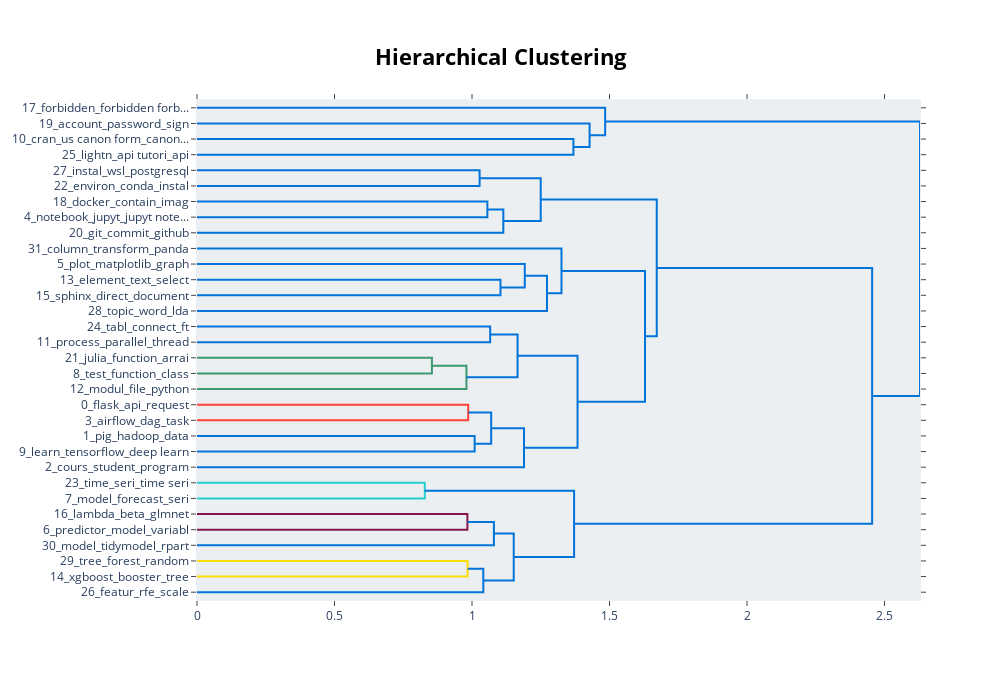

Notebook code for this chart:
### Code cell
content_model.visualize_hierarchy()

### Figure 1 — Plotly figure (JSON) as saved in the notebook; plotly's stock layout.template omitted (floating-point values rounded to 4 significant figures)
{"data": [{"hoverinfo": "text", "marker": {"color": "rgb(0,116,217)"}, "mode": "lines", "type": "scatter", "x": [0, 1.369, 1.369, 0], "xaxis": "x", "y": [-25, -25, -35, -35], "yaxis": "y"}, {"hoverinfo": "text", "marker": {"color": "rgb(0,116,217)"}, "mode": "lines", "type": "scatter", "x": [0, 1.428, 1.428, 1.369], "xaxis": "x", "y": [-15, -15, -30, -30], "yaxis": "y"}, {"hoverinfo": "text", "marker": {"color": "rgb(0,116,217)"}, "mode": "lines", "type": "scatter", "x": [0, 1.484, 1.484, 1.428], "xaxis": "x", "y": [-5, -5, -22.5, -22.5], "yaxis": "y"}, {"hoverinfo": "text", "marker": {"color": "rgb(0,116,217)"}, "mode": "lines", "type": "scatter", "x": [0, 1.028, 1.028, 0], "xaxis": "x", "y": [-45, -45, -55, -55], "yaxis": "y"}, {"hoverinfo": "text", "marker": {"color": "rgb(0,116,217)"}, "mode": "lines", "type": "scatter", "x": [0, 1.056, 1.056, 0], "xaxis": "x", "y": [-65, -65, -75, -75], "yaxis": "y"}, {"hoverinfo": "text", "marker": {"color": "rgb(0,116,217)"}, "mode": "lines", "type": "scatter", "x": [1.056, 1.114, 1.114, 0], "xaxis": "x", "y": [-70, -70, -85, -85], "yaxis": "y"}, {"hoverinfo": "text", "marker": {"color": "rgb(0,116,217)"}, "mode": "lines", "type": "scatter", "x": [1.028, 1.25, 1.25, 1.114], "xaxis": "x", "y": [-50, -50, -77.5, -77.5], "yaxis": "y"}, {"hoverinfo": "text", "marker": {"color": "rgb(0,116,217)"}, "mode": "lines", "type": "scatter", "x": [0, 1.104, 1.104, 0], "xaxis": "x", "y": [-115, -115, -125, -125], "yaxis": "y"}, {"hoverinfo": "text", "marker": {"color": "rgb(0,116,217)"}, "mode": "lines", "type": "scatter", "x": [0, 1.192, 1.192, 1.104], "xaxis": "x", "y": [-105, -105, -120, -120], "yaxis": "y"}, {"hoverinfo": "text", "marker": {"color": "rgb(0,116,217)"}, "mode": "lines", "type": "scatter", "x": [1.192, 1.273, 1.273, 0], "xaxis": "x", "y": [-112.5, -112.5, -135, -135], "yaxis": "y"}, {"hoverinfo": "text", "marker": {"color": "rgb(0,116,217)"}, "mode": "lines", "type": "scatter", "x": [0, 1.325, 1.325, 1.273], "xaxis": "x", "y": [-95, -95, -123.8, -123.8], "yaxis": "y"}, {"hoverinfo": "text", "marker": {"color": "rgb(0,116,217)"}, "mode": "lines", "type": "scatter", "x": [0, 1.066, 1.066, 0], "xaxis": "x", "y": [-145, -145, -155, -155], "yaxis": "y"}, {"hoverinfo": "text", "marker": {"color": "rgb(61,153,112)"}, "mode": "lines", "type": "scatter", "x": [0, 0.8542, 0.8542, 0], "xaxis": "x", "y": [-165, -165, -175, -175], "yaxis": "y"}, {"hoverinfo": "text", "marker": {"color": "rgb(61,153,112)"}, "mode": "lines", "type": "scatter", "x": [0.8542, 0.9797, 0.9797, 0], "xaxis": "x", "y": [-170, -170, -185, -185], "yaxis": "y"}, {"hoverinfo": "text", "marker": {"color": "rgb(0,116,217)"}, "mode": "lines", "type": "scatter", "x": [1.066, 1.166, 1.166, 0.9797], "xaxis": "x", "y": [-150, -150, -177.5, -177.5], "yaxis": "y"}, {"hoverinfo": "text", "marker": {"color": "rgb(255,65,54)"}, "mode": "lines", "type": "scatter", "x": [0, 0.9862, 0.9862, 0], "xaxis": "x", "y": [-195, -195, -205, -205], "yaxis": "y"}, {"hoverinfo": "text", "marker": {"color": "rgb(0,116,217)"}, "mode": "lines", "type": "scatter", "x": [0, 1.01, 1.01, 0], "xaxis": "x", "y": [-215, -215, -225, -225], "yaxis": "y"}, {"hoverinfo": "text", "marker": {"color": "rgb(0,116,217)"}, "mode": "lines", "type": "scatter", "x": [0.9862, 1.07, 1.07, 1.01], "xaxis": "x", "y": [-200, -200, -220, -220], "yaxis": "y"}, {"hoverinfo": "text", "marker": {"color": "rgb(0,116,217)"}, "mode": "lines", "type": "scatter", "x": [1.07, 1.189, 1.189, 0], "xaxis": "x", "y": [-210, -210, -235, -235], "yaxis": "y"}, {"hoverinfo": "text", "marker": {"color": "rgb(0,116,217)"}, "mode": "lines", "type": "scatter", "x": [1.166, 1.384, 1.384, 1.189], "xaxis": "x", "y": [-163.8, -163.8, -222.5, -222.5], "yaxis": "y"}, {"hoverinfo": "text", "marker": {"color": "rgb(0,116,217)"}, "mode": "lines", "type": "scatter", "x": [1.325, 1.629, 1.629, 1.384], "xaxis": "x", "y": [-109.4, -109.4, -193.1, -193.1], "yaxis": "y"}, {"hoverinfo": "text", "marker": {"color": "rgb(0,116,217)"}, "mode": "lines", "type": "scatter", "x": [1.25, 1.672, 1.672, 1.629], "xaxis": "x", "y": [-63.75, -63.75, -151.2, -151.2], "yaxis": "y"}, {"hoverinfo": "text", "marker": {"color": "rgb(35,205,205)"}, "mode": "lines", "type": "scatter", "x": [0, 0.8282, 0.8282, 0], "xaxis": "x", "y": [-245, -245, -255, -255], "yaxis": "y"}, {"hoverinfo": "text", "marker": {"color": "rgb(133,20,75)"}, "mode": "lines", "type": "scatter", "x": [0, 0.9832, 0.9832, 0], "xaxis": "x", "y": [-265, -265, -275, -275], "yaxis": "y"}, {"hoverinfo": "text", "marker": {"color": "rgb(0,116,217)"}, "mode": "lines", "type": "scatter", "x": [0.9832, 1.08, 1.08, 0], "xaxis": "x", "y": [-270, -270, -285, -285], "yaxis": "y"}, {"hoverinfo": "text", "marker": {"color": "rgb(255,220,0)"}, "mode": "lines", "type": "scatter", "x": [0, 0.984, 0.984, 0], "xaxis": "x", "y": [-295, -295, -305, -305], "yaxis": "y"}, {"hoverinfo": "text", "marker": {"color": "rgb(0,116,217)"}, "mode": "lines", "type": "scatter", "x": [0.984, 1.041, 1.041, 0], "xaxis": "x", "y": [-300, -300, -315, -315], "yaxis": "y"}, {"hoverinfo": "text", "marker": {"color": "rgb(0,116,217)"}, "mode": "lines", "type": "scatter", "x": [1.08, 1.152, 1.152, 1.041], "xaxis": "x", "y": [-277.5, -277.5, -307.5, -307.5], "yaxis": "y"}, {"hoverinfo": "text", "marker": {"color": "rgb(0,116,217)"}, "mode": "lines", "type": "scatter", "x": [0.8282, 1.371, 1.371, 1.152], "xaxis": "x", "y": [-250, -250, -292.5, -292.5], "yaxis": "y"}, {"hoverinfo": "text", "marker": {"color": "rgb(0,116,217)"}, "mode": "lines", "type": "scatter", "x": [1.672, 2.455, 2.455, 1.371], "xaxis": "x", "y": [-107.5, -107.5, -271.2, -271.2], "yaxis": "y"}, {"hoverinfo": "text", "marker": {"color": "rgb(0,116,217)"}, "mode": "lines", "type": "scatter", "x": [1.484, 2.629, 2.629, 2.455], "xaxis": "x", "y": [-13.75, -13.75, -189.4, -189.4], "yaxis": "y"}], "layout": {"autosize": false, "height": 680, "hoverlabel": {"bgcolor": "white", "font": {"family": "Rockwell", "size": 16}}, "hovermode": "closest", "plot_bgcolor": "#ECEFF1", "showlegend": false, "title": {"font": {"color": "Black", "size": 22}, "text": "<b>Hierarchical Clustering", "x": 0.5, "xanchor": "center", "yanchor": "top"}, "width": 1000, "xaxis": {"autorange": true, "mirror": "allticks", "range": [0, 2.629], "rangemode": "tozero", "showgrid": false, "showline": true, "showticklabels": true, "ticks": "outside", "type": "linear", "zeroline": false}, "yaxis": {"mirror": "allticks", "range": [-320, 0], "rangemode": "tozero", "showgrid": false, "showline": true, "showticklabels": true, "tickmode": "array", "ticks": "outside", "ticktext": ["17_forbidden_forbidden forb...", "19_account_password_sign", "10_cran_us canon form_canon...", "25_lightn_api tutori_api", "27_instal_wsl_postgresql", "22_environ_conda_instal", "18_docker_contain_imag", "4_notebook_jupyt_jupyt note...", "20_git_commit_github", "31_column_transform_panda", "5_plot_matplotlib_graph", "13_element_text_select", "15_sphinx_direct_document", "28_topic_word_lda", "24_tabl_connect_ft", "11_process_parallel_thread", "21_julia_function_arrai", "8_test_function_class", "12_modul_file_python", "0_flask_api_request", "3_airflow_dag_task", "1_pig_hadoop_data", "9_learn_tensorflow_deep learn", "2_cours_student_program", "23_time_seri_time seri", "7_model_forecast_seri", "16_lambda_beta_glmnet", "6_predictor_model_variabl", "30_model_tidymodel_rpart", "29_tree_forest_random", "14_xgboost_booster_tree", "26_featur_rfe_scale"], "tickvals": [-5, -15, -25, -35, -45, -55, -65, -75, -85, -95, -105, -115, -125, -135, -145, -155, -165, -175, -185, -195, -205, -215, -225, -235, -245, -255, -265, -275, -285, -295, -305, -315], "type": "linear", "zeroline": false}}}
